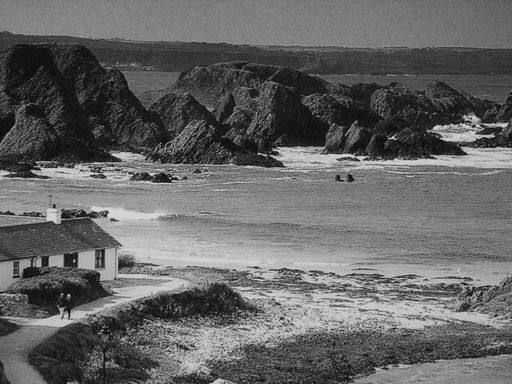
%> input picture Assignment4/blockArtifacts1.tif, 512 x 384 px
$ octave Assignment4.m   (GNU Octave 9; MATLAB toolbox functions it lacks are replaced by stand-ins)
%> lines starting %> are read from the running program, lines starting %| are printed output that depends on the picture
%% Kleanthis E Karavangelas, Basem Saleh
% Assignment 4, ECES 435

%% Part 1: JPEGsnoop
%
% imageOrigin1.jpg:
% Exif
%     [Make] = "Canon"
%     [Model] = "Canon PowerShot A75"


% Luminance Table:
%     DQT, Row #0:   1   1   1   2   3   6   8  10
%     DQT, Row #1:   1   1   2   3   4   8   9   8
%     DQT, Row #2:   2   2   2   3   6   8  10   8
%     DQT, Row #3:   2   2   3   4   7  12  11   9
%     DQT, Row #4:   3   3   8  11  10  16  15  11
%     DQT, Row #5:   3   5   8  10  12  15  16  13
%     DQT, Row #6:   7  10  11  12  15  17  17  14
%     DQT, Row #7:  14  13  13  15  15  14  14  14
%     Approx quality factor = 92.96 (scaling=14.08 variance=5.28)
%
% Chrominance Table:
%     DQT, Row #0:   4   4   5   9  15  26  26  26
%     DQT, Row #1:   4   4   5  10  19  26  26  26
%     DQT, Row #2:   5   5   8   9  26  26  26  26
%     DQT, Row #3:   9  10   9  13  26  26  26  26
%     DQT, Row #4:  15  19  26  26  26  26  26  26
%     DQT, Row #5:  26  26  26  26  26  26  26  26
%     DQT, Row #6:  26  26  26  26  26  26  26  26
%     DQT, Row #7:  26  26  26  26  26  26  26  26
%     Approx quality factor = 88.24 (scaling=23.52 variance=21.42)
%
% The Exif image data matches the reported camera at the end of the
% JPEGsnoop data.

% imageOrigin2.jpg
% Exif
%     [Make] = "Minolta Co., Ltd."
%     [Model] = "DiMAGE S304"
%
% Luminance Table:
%     DQT, Row #0:   1   1   4   5   6   5   2   5
%     DQT, Row #1:   1   2   6   5   1   2   8   5
%     DQT, Row #2:   1   1   2   1   1   8   3   6
%     DQT, Row #3:   1   1   1   1   6   2   8  12
%     DQT, Row #4:   1   2   5   1   7  10  10  12
%     DQT, Row #5:   4   6   2  10  11   8  10  11
%     DQT, Row #6:   5   3  10   9   7   7   9  10
%     DQT, Row #7:   5   6   4   6   9   9  10   9
%     Approx quality factor = 94.65 (scaling=10.71 variance=62.00)

%
%	Chrominance Table:
%     DQT, Row #0:   1   1   9   9   9   9   9   9
%     DQT, Row #1:   2   9   9   9   2   9   9   9
%     DQT, Row #2:   4   1   9   2   6   9   9   9
%     DQT, Row #3:   2   6   5   4   9   9   9   9
%     DQT, Row #4:   2   9   9   9   9   9   9   9
%     DQT, Row #5:   9   9   9   9   9   9   9   9
%     DQT, Row #6:   9   9   9   9   9   9   9   9
%     DQT, Row #7:   9   9   9   9   9   9   9   9
%     Approx quality factor = 94.92 (scaling=10.16 variance=47.37)
%
% The Exif image data matches the reported camera at the end of the
% JPEGsnoop data.

% imageOrigin3.jpg

%     [Make] = "Canon"
%     [Model] = "Canon PowerShot SD400"


% Luminance Table
%     DQT, Row #0:   1   1   2   2   3   3   7  14
%     DQT, Row #1:   1   1   2   2   3   5  10  13
%     DQT, Row #2:   1   2   2   3   8   8  11  13
%     DQT, Row #3:   2   3   3   4  11  10  12  15
%     DQT, Row #4:   3   4   6   7  10  12  15  15
%     DQT, Row #5:   6   8   8  12  16  15  17  14
%     DQT, Row #6:   8   9  10  11  15  16  17  14
%     DQT, Row #7:  10   8   8   9  11  13  14  14
%     Approx quality factor = 92.73 (scaling=14.53 variance=19.39)

% Chrominance Table
%     Destination ID=1 (Chrominance)
%     DQT, Row #0:   4   4   5   9  15  26  26  26
%     DQT, Row #1:   4   4   5  10  19  26  26  26
%     DQT, Row #2:   5   5   8   9  26  26  26  26
%     DQT, Row #3:   9  10   9  13  26  26  26  26
%     DQT, Row #4:  15  19  26  26  26  26  26  26
%     DQT, Row #5:  26  26  26  26  26  26  26  26
%     DQT, Row #6:  26  26  26  26  26  26  26  26
%     DQT, Row #7:  26  26  26  26  26  26  26  26
%     Approx quality factor = 88.24 (scaling=23.52 variance=21.42)
%
% The Exif image data matches the reported camera at the end of the
% JPEGsnoop data.

% imageOrigin4.jpg

%     [Make] = "Minolta Co., Ltd."
%     [Model] = "DiMAGE S304"
% Luminance Tables
%     DQT, Row #0:   4   3  11  14  17  15   8  14
%     DQT, Row #1:   2   6  17  16   4   6  24  15
%     DQT, Row #2:   4   3   7   3   4  22  10  18
%     DQT, Row #3:   3   5   4   4  17   6  23  34
%     DQT, Row #4:   4   6  16   5  22  29  29  34
%     DQT, Row #5:  11  19   6  29  32  24  28  32
%     DQT, Row #6:  16  10  31  26  22  20  28  28
%     DQT, Row #7:  16  19  14  18  26  27  29  28
%     Approx quality factor = 83.81 (scaling=32.39 variance=477.61)

% Chrominance Table:
%     DQT, Row #0:   4   5  28  28  28  28  28  28
%     DQT, Row #1:   6  28  28  28   6  28  28  28
%     DQT, Row #2:  13   5  28   7  18  28  28  28
%     DQT, Row #3:   6  18  16  13  28  28  28  28
%     DQT, Row #4:   7  28  28  28  28  28  28  28
%     DQT, Row #5:  28  28  28  28  28  28  28  28
%     DQT, Row #6:  28  28  28  28  28  28  28  28
%     DQT, Row #7:  28  28  28  28  28  28  28  28
%     Approx quality factor = 84.00 (scaling=32.00 variance=450.51)
%

% In this image, the exif data reports a camera, but the quantization
% tables don't match a current model and it didn't report a software used
% either for compression. A different set of tables could indicate
% falsified information since most tables are embedded using the camera
% model itself or the editing software compression tables.

% imageOrigin5.jpg

%     [Make] = "SONY"
%     [Model] = "DSC-V1"

% Lumincance Table:
%     DQT, Row #0:   1   1   1   1   2   3   4   5
%     DQT, Row #1:   1   1   1   2   2   5   5   4
%     DQT, Row #2:   1   1   1   2   3   5   6   4
%     DQT, Row #3:   1   1   2   2   4   7   6   5
%     DQT, Row #4:   1   2   3   4   5   9   8   6
%     DQT, Row #5:   2   3   4   5   6   8   9   7
%     DQT, Row #6:   4   5   6   7   8  10  10   8
%     DQT, Row #7:   6   7   8   8   9   8   8   8
%     Approx quality factor = 96.06 (scaling=7.87 variance=0.69)

% Chrominance Table:
%     DQT, Row #0:   1   1   2   4   8   8   8   8
%     DQT, Row #1:   1   2   2   5   8   8   8   8
%     DQT, Row #2:   2   2   4   8   8   8   8   8
%     DQT, Row #3:   4   5   8   8   8   8   8   8
%     DQT, Row #4:   8   8   8   8   8   8   8   8
%     DQT, Row #5:   8   8   8   8   8   8   8   8
%     DQT, Row #6:   8   8   8   8   8   8   8   8
%     DQT, Row #7:   8   8   8   8   8   8   8   8
%     Approx quality factor = 96.02 (scaling=7.97 variance=0.33)
%
% For this image, the camera model is a match but it also shows a match to
% 8 other image editing softwares.

% imageOrigin6.jpg

% Exif camera identifying data doesn't exist within this file

% Luminance Table:
%     DQT, Row #0:   8   6   5   8  12  20  26  31
%     DQT, Row #1:   6   6   7  10  13  29  30  28
%     DQT, Row #2:   7   7   8  12  20  29  35  28
%     DQT, Row #3:   7   9  11  15  26  44  40  31
%     DQT, Row #4:   9  11  19  28  34  55  52  39
%     DQT, Row #5:  12  18  28  32  41  52  57  46
%     DQT, Row #6:  25  32  39  44  52  61  60  51
%     DQT, Row #7:  36  46  48  49  56  50  52  50
%     Approx quality factor = 74.75 (scaling=50.51 variance=0.81)

% Chrominance Table:
%     DQT, Row #0:   9   9  12  24  50  50  50  50
%     DQT, Row #1:   9  11  13  33  50  50  50  50
%     DQT, Row #2:  12  13  28  50  50  50  50  50
%     DQT, Row #3:  24  33  50  50  50  50  50  50
%     DQT, Row #4:  50  50  50  50  50  50  50  50
%     DQT, Row #5:  50  50  50  50  50  50  50  50
%     DQT, Row #6:  50  50  50  50  50  50  50  50
%     DQT, Row #7:  50  50  50  50  50  50  50  50
%     Approx quality factor = 74.74 (scaling=50.52 variance=0.19)

%%
% There's no camera signature but the tables match various image editing
% softwares and a single camera. Most likely, this image has been edited
% usign one of the softwares. The origin wasn't falsified.

%%
% A method of getting past JPEGsnoop and falsifying image origin would be
% to edit the Exif headers on a JPEG for a diferent camera model and also
% changing the listed quantization tables to match the new camera.

%% Part 2
clear all;clc;close all;

k1 = FQ("blockArtifacts1.tif");
%> in FQ, I is the input picture: size 384x512 uint8; min 0, max 227, mean 100.8
%> after the loop in FQ, `for i=0:rowsZP-1`: E = 106; F = 101; G = 120; H = 103
%> in FQ, `K = sum(abs(hI-hII), 'all');`: K = 0.406
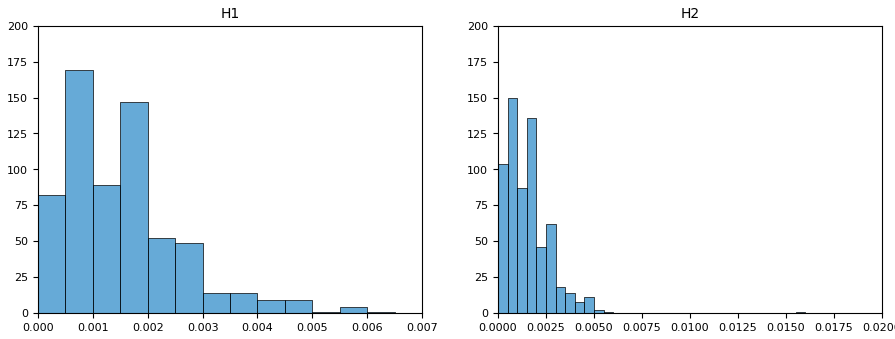
%> figure redrawn from the program's plot data, 2 panels; panel 1: tallest bar 169 high, from x = 0.0005 to 0.001; panel 2: tallest bar 150 high, from x = 0.0005 to 0.001
%> k1 = 0.406

%%
% k1 = 0.4062, which means blockArtifacts1.tif is compressed

%%

k2 = FQ("blockArtifacts2.tif");
%> call 2 of FQ, with I = 'blockArtifacts2.tif'
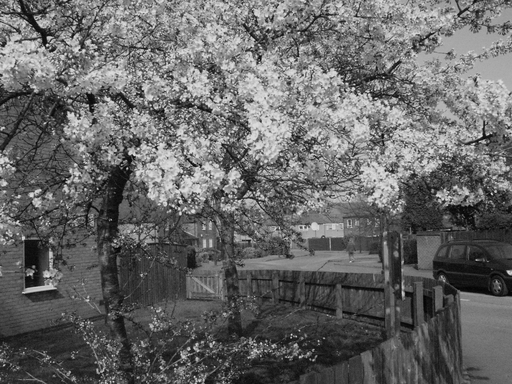
%> input picture Assignment4/blockArtifacts2.tif, 512 x 384 px
%> in FQ, I is the input picture: size 384x512 uint8; min 1, max 219, mean 103
%> after the loop in FQ (call 2), `for i=0:rowsZP-1`:
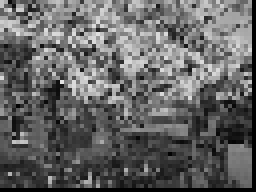
%> ZPP: size 48x64 double (shown 4 times larger); min 0, max 226, mean 99.6
%> after the loop in FQ (call 2), `for i=0:rowsZP-1`: E = 104; F = 107; G = 101; H = 104
%> in FQ (call 2), `K = sum(abs(hI-hII), 'all');`: K = 0.428
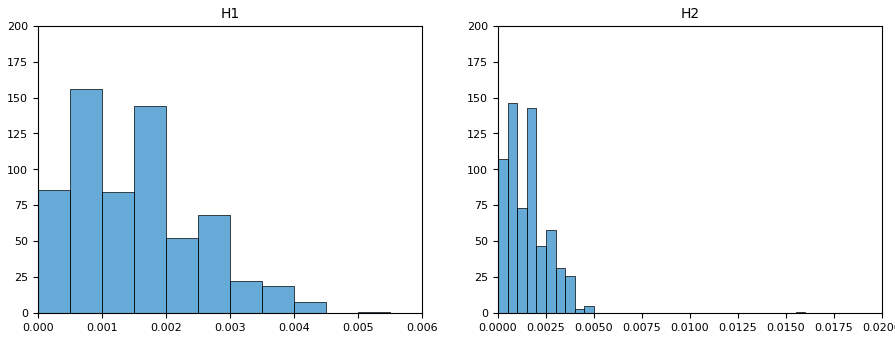
%> figure redrawn from the program's plot data, 2 panels; panel 1: tallest bar 156 high, from x = 0.0005 to 0.001; panel 2: tallest bar 146 high, from x = 0.0005 to 0.001
%> k2 = 0.428

% k2 = 0.4284, which means image was compressed

%%

k3 = FQ("blockArtifacts3.tif");
%> call 3 of FQ, with I = 'blockArtifacts3.tif'
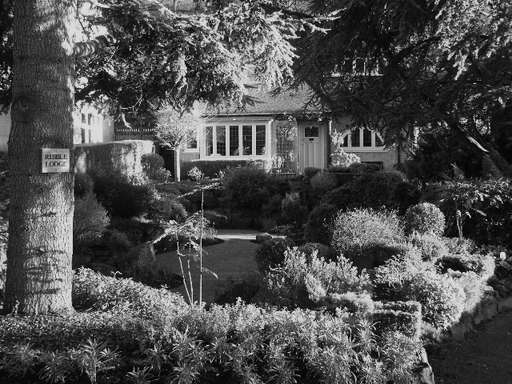
%> input picture Assignment4/blockArtifacts3.tif, 512 x 384 px
%> in FQ, I is the input picture: size 384x512 uint8; min 0, max 255, mean 77
%> after the loop in FQ (call 3), `for i=0:rowsZP-1`:
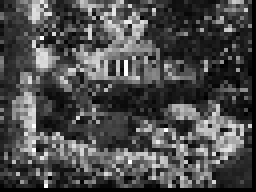
%> ZPP: size 48x64 double (shown 4 times larger); min 0, max 255, mean 76.1
%> after the loop in FQ (call 3), `for i=0:rowsZP-1`: E = 33; F = 29; G = 35; H = 41
%> in FQ (call 3), `K = sum(abs(hI-hII), 'all');`: K = 0.391
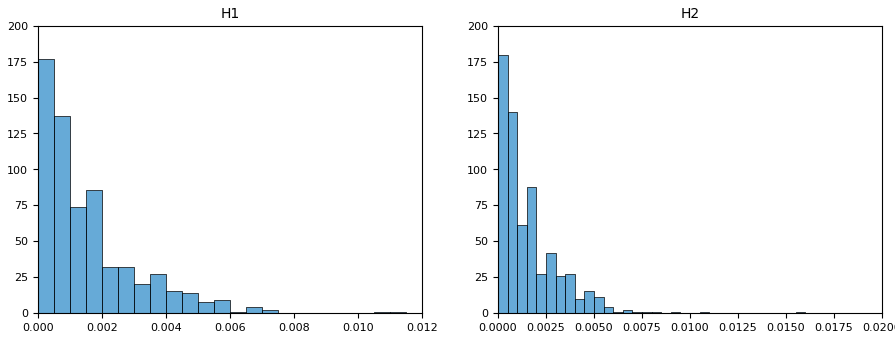
%> figure redrawn from the program's plot data, 2 panels; panel 1: tallest bar 177 high, from x = 0 to 0.0005; panel 2: tallest bar 180 high, from x = 0 to 0.0005
%> k3 = 0.391

% k3 = 0.3913, which means image was compressed

%%
% If the image has not been compressed, you expect both histograms to be
% the same, since the sums calculated earlier will be 0. If the image has
% been compressed, due to quantization, these sums will no longer be 0
% (sumes between ABCD and EFGH), therefore resulting to different
% histograms.

%% FQ function

function K = FQ(I)

    % read the input image
    I = imread(I);

    % get rows and columns of original image
    [rowsI, colsI] = size(I);

    rowsZP = rowsI/8;
    colsZP = colsI/8;

    % initialize Z prime and Z prime prime

    ZP = zeros(rowsZP, colsZP);
    ZPP = zeros(rowsZP, colsZP);

    % run for loop for each 8x8 block individually
    for i=0:rowsZP-1

        % used to go to next block
        inext = i+1;

        for j=0:colsZP-1

            % this will guarantee moving to the next block
            jnext = j+1;

            % find the following values


            A = I(8*(i)+4, 8*(j)+4);
            B = I(8*(i)+5, 8*(j)+4);
            C = I(8*(i)+4, 8*(j)+5);
            D = I(8*(i)+5, 8*(j)+5);

            ZP(i+1,j+1)=abs(A-B-C+D);


            if jnext~=64 && inext~=48

                E = I(8*inext, 8*jnext);
                F = I(8*inext,8*jnext+1);
                G = I(8*inext+1, 8*jnext);
                H = I(8*inext+1, 8*jnext+1);

                ZPP(i+1,j+1) = abs(E-F-H+G);

            end

        end
    end

    hI = hist(ZP);

    hII = hist(ZPP);

    hI = hist(ZP)./sum(hI,'all');

    hII = hist(ZPP)./sum(hII,'all');

    figure;
    subplot(1,2,1);
    histogram(hI);
    title('H1');

    subplot(1,2,2);
    histogram(hII);
    title('H2');

    K = sum(abs(hI-hII), 'all');

end
